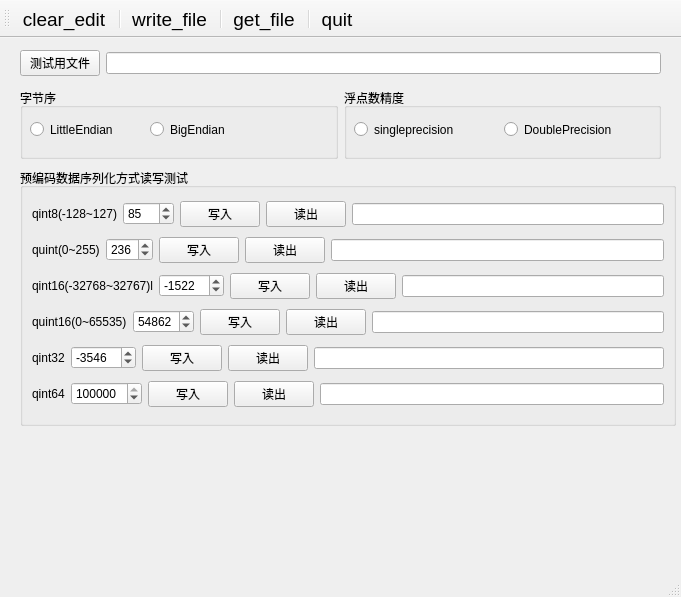
<?xml version="1.0" encoding="UTF-8"?>
<ui version="4.0">
 <class>MainWindow</class>
 <widget class="QMainWindow" name="MainWindow">
  <property name="geometry">
   <rect>
    <x>0</x>
    <y>0</y>
    <width>681</width>
    <height>597</height>
   </rect>
  </property>
  <property name="windowTitle">
   <string>MainWindow</string>
  </property>
  <widget class="QWidget" name="centralwidget">
   <widget class="QGroupBox" name="groupBox_3">
    <property name="geometry">
     <rect>
      <x>20</x>
      <y>130</y>
      <width>656</width>
      <height>258</height>
     </rect>
    </property>
    <property name="title">
     <string>预编码数据序列化方式读写测试</string>
    </property>
    <layout class="QVBoxLayout" name="verticalLayout">
     <item>
      <layout class="QHBoxLayout" name="horizontalLayout_3">
       <item>
        <widget class="QLabel" name="label">
         <property name="text">
          <string>qint8(-128~127)</string>
         </property>
        </widget>
       </item>
       <item>
        <widget class="QSpinBox" name="spinBox_8">
         <property name="minimum">
          <number>-128</number>
         </property>
         <property name="maximum">
          <number>127</number>
         </property>
         <property name="value">
          <number>85</number>
         </property>
        </widget>
       </item>
       <item>
        <widget class="QPushButton" name="pushButton_14">
         <property name="text">
          <string>写入</string>
         </property>
        </widget>
       </item>
       <item>
        <widget class="QPushButton" name="pushButton_r8">
         <property name="text">
          <string>读出</string>
         </property>
        </widget>
       </item>
       <item>
        <widget class="QLineEdit" name="lineEdit_8"/>
       </item>
      </layout>
     </item>
     <item>
      <layout class="QHBoxLayout" name="horizontalLayout_4">
       <item>
        <widget class="QLabel" name="label_2">
         <property name="text">
          <string>quint(0~255)</string>
         </property>
        </widget>
       </item>
       <item>
        <widget class="QSpinBox" name="spinBox_u8">
         <property name="maximum">
          <number>255</number>
         </property>
         <property name="value">
          <number>236</number>
         </property>
        </widget>
       </item>
       <item>
        <widget class="QPushButton" name="pushButton_u8">
         <property name="text">
          <string>写入</string>
         </property>
        </widget>
       </item>
       <item>
        <widget class="QPushButton" name="pushButton_ru8">
         <property name="text">
          <string>读出</string>
         </property>
        </widget>
       </item>
       <item>
        <widget class="QLineEdit" name="lineEdit_u8"/>
       </item>
      </layout>
     </item>
     <item>
      <layout class="QHBoxLayout" name="horizontalLayout_5">
       <item>
        <widget class="QLabel" name="label_3">
         <property name="text">
          <string>qint16(-32768~32767)l</string>
         </property>
        </widget>
       </item>
       <item>
        <widget class="QSpinBox" name="spinBox_16">
         <property name="minimum">
          <number>-32768</number>
         </property>
         <property name="maximum">
          <number>32767</number>
         </property>
         <property name="value">
          <number>-1522</number>
         </property>
        </widget>
       </item>
       <item>
        <widget class="QPushButton" name="pushButton_16">
         <property name="text">
          <string>写入</string>
         </property>
        </widget>
       </item>
       <item>
        <widget class="QPushButton" name="pushButton_r16">
         <property name="text">
          <string>读出</string>
         </property>
        </widget>
       </item>
       <item>
        <widget class="QLineEdit" name="lineEdit_16"/>
       </item>
      </layout>
     </item>
     <item>
      <layout class="QHBoxLayout" name="horizontalLayout_6">
       <item>
        <widget class="QLabel" name="label_4">
         <property name="text">
          <string>quint16(0~65535)</string>
         </property>
        </widget>
       </item>
       <item>
        <widget class="QSpinBox" name="spinBox_u16">
         <property name="maximum">
          <number>65535</number>
         </property>
         <property name="value">
          <number>54862</number>
         </property>
        </widget>
       </item>
       <item>
        <widget class="QPushButton" name="pushButton_u16">
         <property name="text">
          <string>写入</string>
         </property>
        </widget>
       </item>
       <item>
        <widget class="QPushButton" name="pushButton_ru16">
         <property name="text">
          <string>读出</string>
         </property>
        </widget>
       </item>
       <item>
        <widget class="QLineEdit" name="lineEdit_u16"/>
       </item>
      </layout>
     </item>
     <item>
      <layout class="QHBoxLayout" name="horizontalLayout_7">
       <item>
        <widget class="QLabel" name="label_5">
         <property name="text">
          <string>qint32</string>
         </property>
        </widget>
       </item>
       <item>
        <widget class="QSpinBox" name="spinBox_32">
         <property name="minimum">
          <number>-65535</number>
         </property>
         <property name="maximum">
          <number>65535</number>
         </property>
         <property name="value">
          <number>-3546</number>
         </property>
        </widget>
       </item>
       <item>
        <widget class="QPushButton" name="pushButton_32">
         <property name="text">
          <string>写入</string>
         </property>
        </widget>
       </item>
       <item>
        <widget class="QPushButton" name="pushButton_r32">
         <property name="text">
          <string>读出</string>
         </property>
        </widget>
       </item>
       <item>
        <widget class="QLineEdit" name="lineEdit_32"/>
       </item>
      </layout>
     </item>
     <item>
      <layout class="QHBoxLayout" name="horizontalLayout_8">
       <item>
        <widget class="QLabel" name="label_6">
         <property name="text">
          <string>qint64</string>
         </property>
        </widget>
       </item>
       <item>
        <widget class="QSpinBox" name="spinBox_64">
         <property name="minimum">
          <number>-1000000</number>
         </property>
         <property name="maximum">
          <number>10000000</number>
         </property>
         <property name="value">
          <number>2564851</number>
         </property>
        </widget>
       </item>
       <item>
        <widget class="QPushButton" name="pushButton_64">
         <property name="text">
          <string>写入</string>
         </property>
        </widget>
       </item>
       <item>
        <widget class="QPushButton" name="pushButton_r64">
         <property name="text">
          <string>读出</string>
         </property>
        </widget>
       </item>
       <item>
        <widget class="QLineEdit" name="lineEdit_64"/>
       </item>
      </layout>
     </item>
    </layout>
   </widget>
   <widget class="QWidget" name="">
    <property name="geometry">
     <rect>
      <x>20</x>
      <y>10</y>
      <width>641</width>
      <height>30</height>
     </rect>
    </property>
    <layout class="QHBoxLayout" name="horizontalLayout">
     <item>
      <widget class="QPushButton" name="pushButton_testfile">
       <property name="text">
        <string>测试用文件</string>
       </property>
      </widget>
     </item>
     <item>
      <widget class="QLineEdit" name="lineEdit"/>
     </item>
    </layout>
   </widget>
   <widget class="QWidget" name="">
    <property name="geometry">
     <rect>
      <x>20</x>
      <y>50</y>
      <width>641</width>
      <height>71</height>
     </rect>
    </property>
    <layout class="QHBoxLayout" name="horizontalLayout_2">
     <item>
      <widget class="QGroupBox" name="groupBox">
       <property name="title">
        <string>字节序</string>
       </property>
       <widget class="QRadioButton" name="radioButton_Little">
        <property name="geometry">
         <rect>
          <x>10</x>
          <y>30</y>
          <width>118</width>
          <height>23</height>
         </rect>
        </property>
        <property name="text">
         <string>LittleEndian</string>
        </property>
       </widget>
       <widget class="QRadioButton" name="radioButton_big">
        <property name="geometry">
         <rect>
          <x>130</x>
          <y>30</y>
          <width>118</width>
          <height>23</height>
         </rect>
        </property>
        <property name="text">
         <string>BigEndian</string>
        </property>
       </widget>
      </widget>
     </item>
     <item>
      <widget class="QGroupBox" name="groupBox_2">
       <property name="title">
        <string>浮点数精度</string>
       </property>
       <widget class="QRadioButton" name="radioButton_single">
        <property name="geometry">
         <rect>
          <x>10</x>
          <y>30</y>
          <width>141</width>
          <height>23</height>
         </rect>
        </property>
        <property name="text">
         <string>singleprecision</string>
        </property>
       </widget>
       <widget class="QRadioButton" name="radioButton_double">
        <property name="geometry">
         <rect>
          <x>160</x>
          <y>30</y>
          <width>131</width>
          <height>23</height>
         </rect>
        </property>
        <property name="text">
         <string>DoublePrecision</string>
        </property>
       </widget>
      </widget>
     </item>
    </layout>
   </widget>
  </widget>
  <widget class="QStatusBar" name="statusbar"/>
  <widget class="QToolBar" name="toolBar">
   <property name="font">
    <font>
     <pointsize>14</pointsize>
    </font>
   </property>
   <property name="windowTitle">
    <string>toolBar</string>
   </property>
   <attribute name="toolBarArea">
    <enum>TopToolBarArea</enum>
   </attribute>
   <attribute name="toolBarBreak">
    <bool>false</bool>
   </attribute>
   <addaction name="actionclear_edit"/>
   <addaction name="separator"/>
   <addaction name="actionwrite_file"/>
   <addaction name="separator"/>
   <addaction name="actionget_file"/>
   <addaction name="separator"/>
   <addaction name="actionquit"/>
  </widget>
  <action name="actionclear_edit">
   <property name="text">
    <string>clear_edit</string>
   </property>
   <property name="menuRole">
    <enum>QAction::NoRole</enum>
   </property>
  </action>
  <action name="actionwrite_file">
   <property name="text">
    <string>write_file</string>
   </property>
   <property name="menuRole">
    <enum>QAction::NoRole</enum>
   </property>
  </action>
  <action name="actionget_file">
   <property name="text">
    <string>get_file</string>
   </property>
   <property name="menuRole">
    <enum>QAction::NoRole</enum>
   </property>
  </action>
  <action name="actionquit">
   <property name="text">
    <string>quit</string>
   </property>
   <property name="menuRole">
    <enum>QAction::NoRole</enum>
   </property>
  </action>
 </widget>
 <resources/>
 <connections>
  <connection>
   <sender>actionquit</sender>
   <signal>triggered()</signal>
   <receiver>MainWindow</receiver>
   <slot>close()</slot>
   <hints>
    <hint type="sourcelabel">
     <x>-1</x>
     <y>-1</y>
    </hint>
    <hint type="destinationlabel">
     <x>340</x>
     <y>298</y>
    </hint>
   </hints>
  </connection>
 </connections>
</ui>
